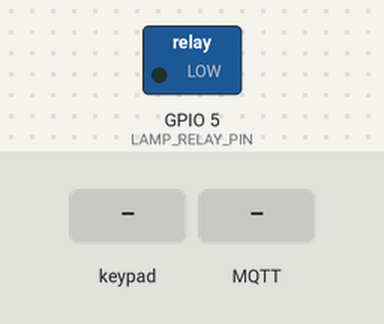
This sketch was run on a simulated ESP8266 (NodeMCU). Parts: switched loads named in the sketch (green lamp = pin HIGH). The inputs (shaded band) are chosen by the test bench. WiFi joins after 1.5 s; servers stay silent unless stated; random numbers use the default seed unless the sketch sets one; no MQTT or app messages arrive unless stated; what the sketch prints to the serial monitor is not drawn.

Above: at 2.7 s.
2.8 s: keypad keys 1 2 3 4 # pressed 0.4 s apart
At 5.6 s:
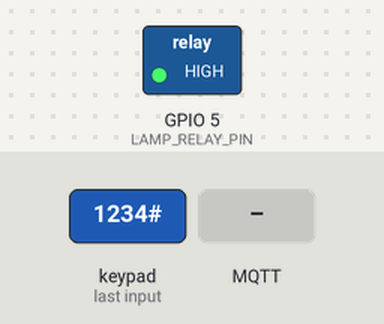
6.3 s: key '*' pressed
7.8 s: MQTT message "ON" arrives on the first subscribed topic
9.3 s: key '#' pressed
10.8 s: MQTT message "OFF" arrives on the first subscribed topic
12.3 s: MQTT message "#" arrives on the first subscribed topic
Timing chart, 0 to 14.8 s (numbered marks = the images above; inputs shaded):
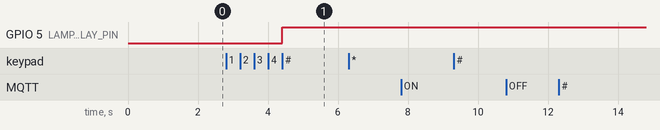

Measured:
- after the input at 2.8 s, GPIO 5 (LAMP_RELAY_PIN): LOW → HIGH after 1.6 s
- after the input at 6.3 s, every drawn part: stays the same
- after the input at 7.8 s, every drawn part: stays the same
- after the input at 9.3 s, every drawn part: stays the same
- after the input at 10.8 s, every drawn part: stays the same
- after the input at 12.3 s, every drawn part: stays the same

The sketch:

esp8266---1.ino
```cpp
// ESP8266 1

#include <ESP8266WiFi.h>
#include <PubSubClient.h>
#include <ArduinoJson.h>
#include <Keypad.h>

// ================= configuration =================

// WiFi Credentials
const char* ssid = "Mahdi";
const char* password = "mlj14021400";

// Raspberry Pi IP (Mosquitto Broker)
const char* mqtt_server = "10.95.51.100";
const int mqtt_port = 1883;

// MQTT Topics
const char* topic_lamp_set = "greenhouse/main/lamp/set"; // Incoming site commands
const char* topic_main_status = "greenhouse/main/status"; // Outgoing main telemetry

// NodeMCU Relay Pin (D1 / GPIO 5)
const int LAMP_RELAY_PIN = 5;

// Password Configurations
const String CORRECT_PASSWORD = "1234";
String inputPassword = "";

// Keypad 3x4 Setup
const byte ROWS = 4;
const byte COLS = 3;

char keys[ROWS][COLS] = {
  {'1','2','3'},
  {'4','5','6'},
  {'7','8','9'},
  {'*','0','#'}
};

// Keypad NodeMCU Pins: D2, D3, D4, D5, D6, D7, D8
byte rowPins[ROWS] = {4, 0, 2, 14}; // Rows: D2, D3, D4, D5
byte colPins[COLS] = {12, 13, 15};  // Cols: D6, D7, D8

Keypad keypad = Keypad( makeKeymap(keys), rowPins, colPins, ROWS, COLS );

// =================================================

WiFiClient espClient;
PubSubClient client(espClient);

void setup_wifi() {
  delay(10);
  Serial.println();
  Serial.print("Connecting to ");
  Serial.println(ssid);

  WiFi.begin(ssid, password);

  while (WiFi.status() != WL_CONNECTED) {
    delay(500);
    Serial.print(".");
  }

  Serial.println("\nWiFi connected");
  Serial.print("IP address: ");
  Serial.println(WiFi.localIP());
}

// Function to sync the physical lamp state with the Web dashboard
void publishLampStatus() {
  JsonDocument doc;

  // Read current physical state and map to "ON"/"OFF" string required by JS dashboard
  int currentState = digitalRead(LAMP_RELAY_PIN);
  doc["lamp"] = (currentState == HIGH) ? "ON" : "OFF";

  char buffer[128];
  serializeJson(doc, buffer);

  // Publish to specific lamp state topic to avoid UI chart zeroing
  client.publish("greenhouse/main/lamp", buffer);
}

// Callback for processing incoming control commands from the dashboard
void callback(char* topic, byte* payload, unsigned int length) {
  Serial.print("Message arrived [");
  Serial.print(topic);
  Serial.print("] ");

  String messageBuffer = "";
  for (unsigned int i = 0; i < length; i++) {
    messageBuffer += (char)payload[i];
  }
  Serial.println(messageBuffer);

  if (String(topic) == topic_lamp_set) {
    JsonDocument doc;
    DeserializationError error = deserializeJson(doc, messageBuffer);

    if (!error) {
      String lampState = doc["state"]; // Checks {"state": "ON"} or "OFF"
      if (lampState == "ON") {
        digitalWrite(LAMP_RELAY_PIN, HIGH);
        Serial.println("Lamp turned ON from Site");
      } else if (lampState == "OFF") {
        digitalWrite(LAMP_RELAY_PIN, LOW);
        Serial.println("Lamp turned OFF from Site");
      }
    }
  }
}

void reconnect() {
  while (!client.connected()) {
    Serial.print("Attempting MQTT connection...");
    String clientId = "ESP8266-LampControl-";
    clientId += String(random(0xffff), HEX);

    if (client.connect(clientId.c_str())) {
      Serial.println("connected");
      client.subscribe(topic_lamp_set);
    } else {
      Serial.print("failed, rc=");
      Serial.print(client.state());
      Serial.println(" try again in 5 seconds");
      delay(5000);
    }
  }
}

void setup() {
  Serial.begin(115200);

  pinMode(LAMP_RELAY_PIN, OUTPUT);
  digitalWrite(LAMP_RELAY_PIN, LOW); // Default state: OFF

  setup_wifi();
  client.setServer(mqtt_server, mqtt_port);
  client.setCallback(callback);
}

void loop() {
  if (!client.connected()) {
    reconnect();
  }
  client.loop();

  // --- Keypad Management ---
  char key = keypad.getKey();

  if (key) {
    Serial.print("Key Pressed: ");
    Serial.println(key);

    if (key == '#') {
      // '#' key acts as ENTER / Verification
      if (inputPassword == CORRECT_PASSWORD) {
        Serial.println("Password Correct! Toggling Lamp...");

        // Toggle the current relay physical state
        int currentState = digitalRead(LAMP_RELAY_PIN);
        digitalWrite(LAMP_RELAY_PIN, !currentState);

        // Send state feedback up to the broker and dashboard
        publishLampStatus();
      } else {
        Serial.println("Incorrect Password!");
      }
      inputPassword = ""; // Clear password buffer after processing
    }
    else if (key == '*') {
      // '*' key acts as BACKSPACE / CLEAR
      inputPassword = "";
      Serial.println("Password Cleared.");
    }
    else {
      // Append characters to current active entry string
      inputPassword += key;
    }
  }
}
```
